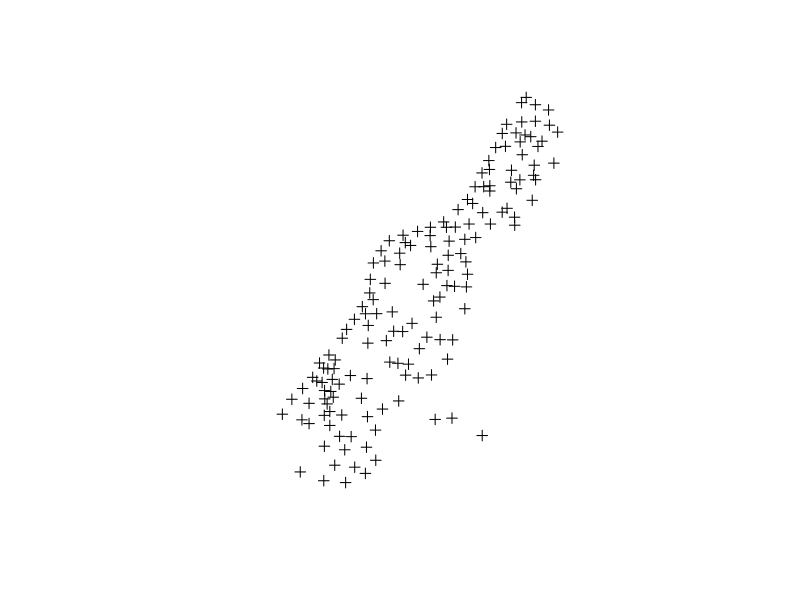
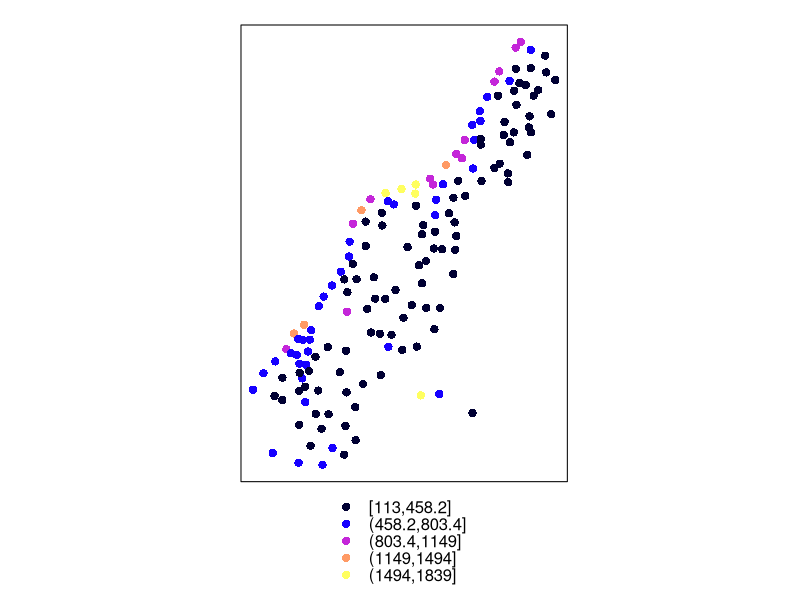
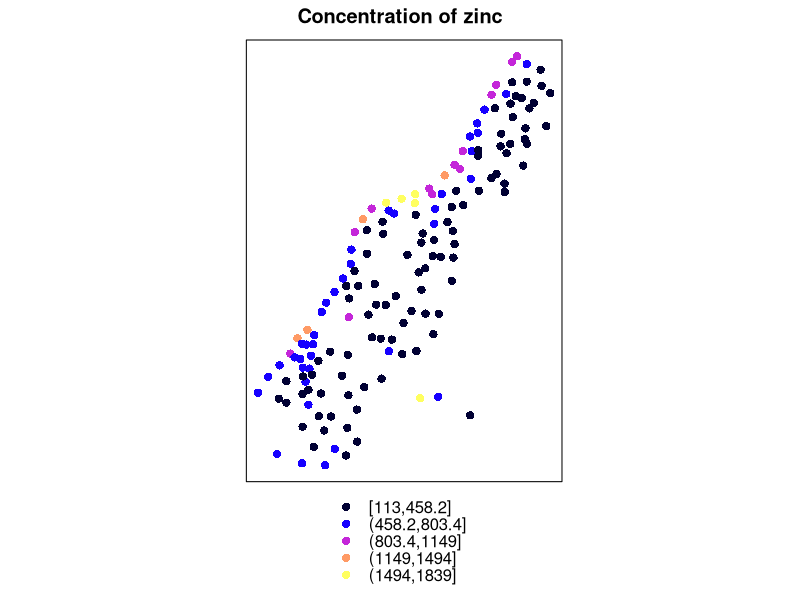
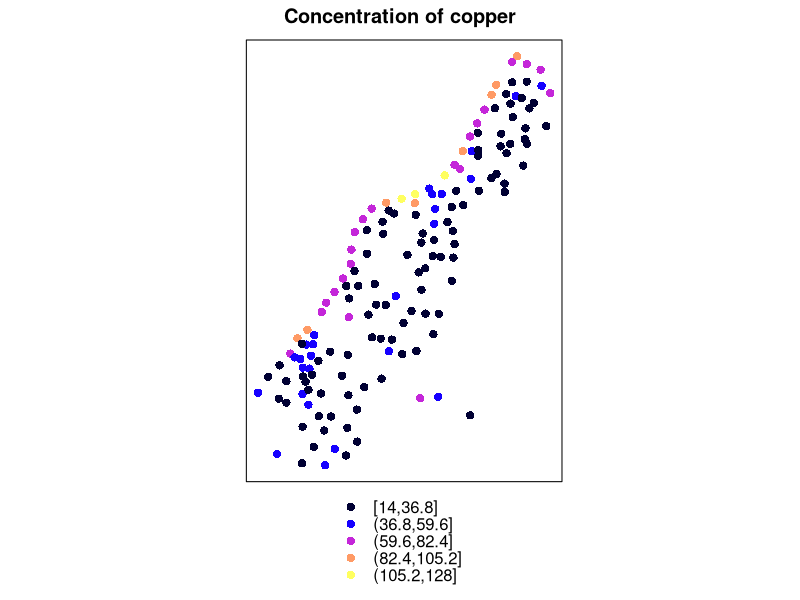
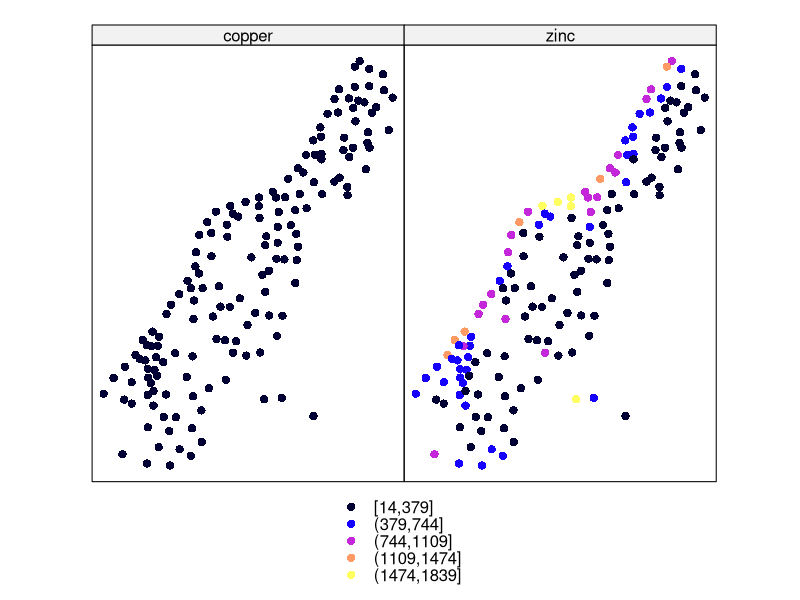
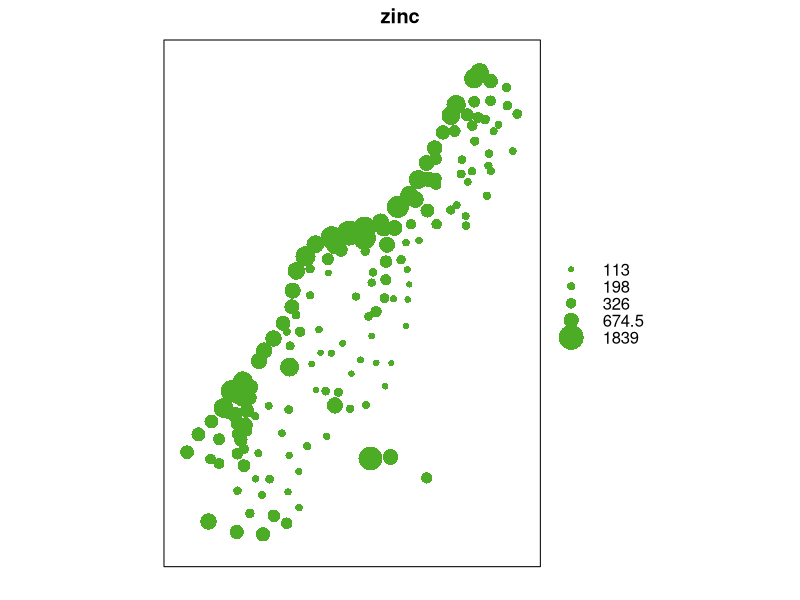
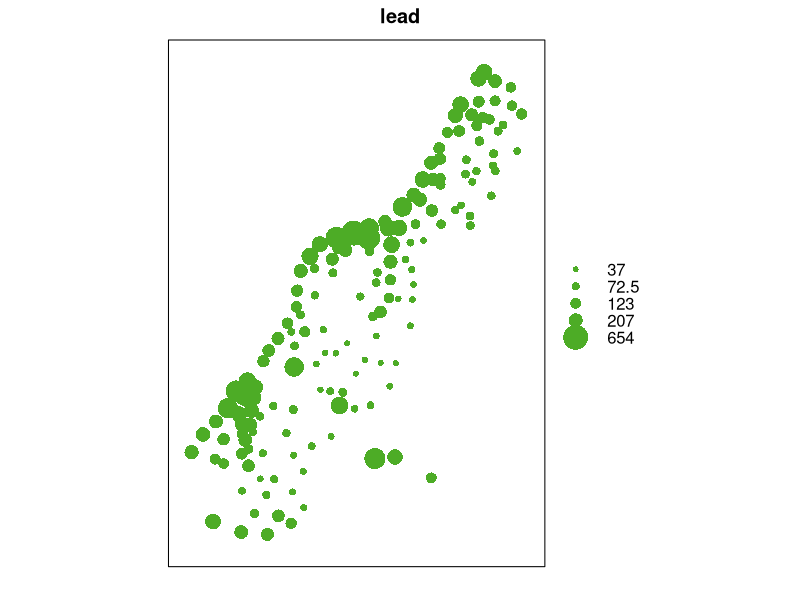
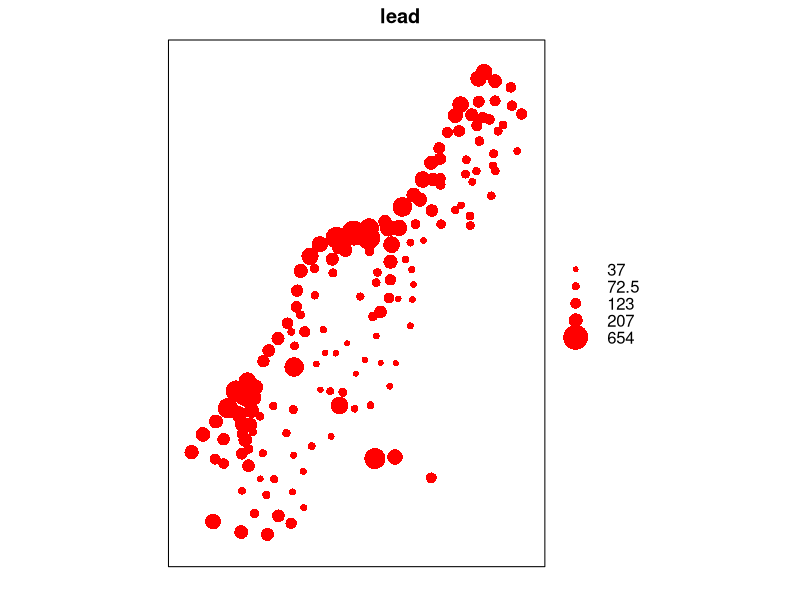

The R script that drew these images, in order:
# R spatial

# I don't need to reinstall install.packages("sp") so i'll recall library
library(sp)

#data will load specifical asset 
data(meuse)
#head to view part of dataset, first 6 lines
head(meuse)

#I will state to R that I'll use coordinates
# ~ is used to group different things, now we need to group x and y 
# ~ alt+5 on mac on; windows alt+126
#related only to sp and this is going to allow us to see data in space
coordinates(meuse)= ~x+y

plot(meuse)

#How zinc is spread in space in our data set? using spplot to plot a raster(image) or other object
#We use plot function ant thanks to ~x+y we can see how are scattered in space now we use ssplot to see where zinc is higher for example (red) where is lower (in blue) etc..
#spplot used to plot elements like zinc, lead etc 
#spplot(state the dataset in this case meuse, "column")

spplot(meuse, "zinc")
#add title to the graph using main= "brackets because i will use a text outside r"
spplot(meuse, "zinc", main="Concentration of zinc")

#plot the concentration of copper
spplot(meuse, "copper", main="Concentration of copper")
#such as zinc; highest values on the left part and lower on the right part

#see copper and zinc in the same graph with two different patterns
#same as first solution primates<- c(1,5,10)
spplot(meuse, c("copper", "zinc"))
#zinc higher level on left part so west part of planet and this is due to the fact that in the west part there is a river which is polluted by industrial processes so copper and zinc are more present in there
#another function is bubble which create a bubble plot of spatial data
#rather than using colours, let's make use bubble so the sizes of different points
bubble(meuse, "zinc")

#let's do the same with lead
bubble(meuse, "lead")
#change color with col="" function
bubble(meuse, "lead", col="red")
#folder of computer called lab
#save covid data from virtuale in this new folder
